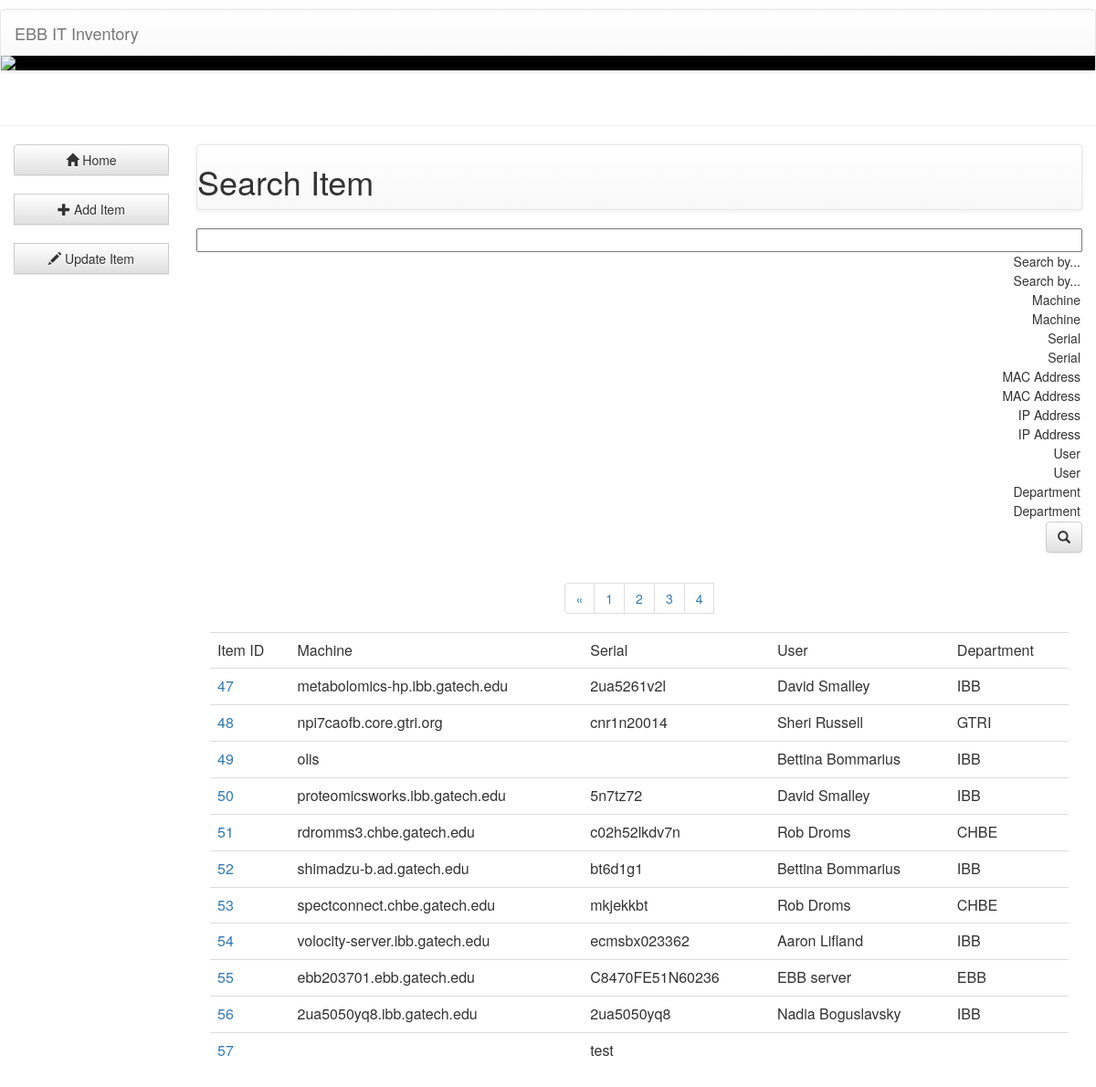
Page /itInventory/searchItem/?page=4 on the earlier database version.
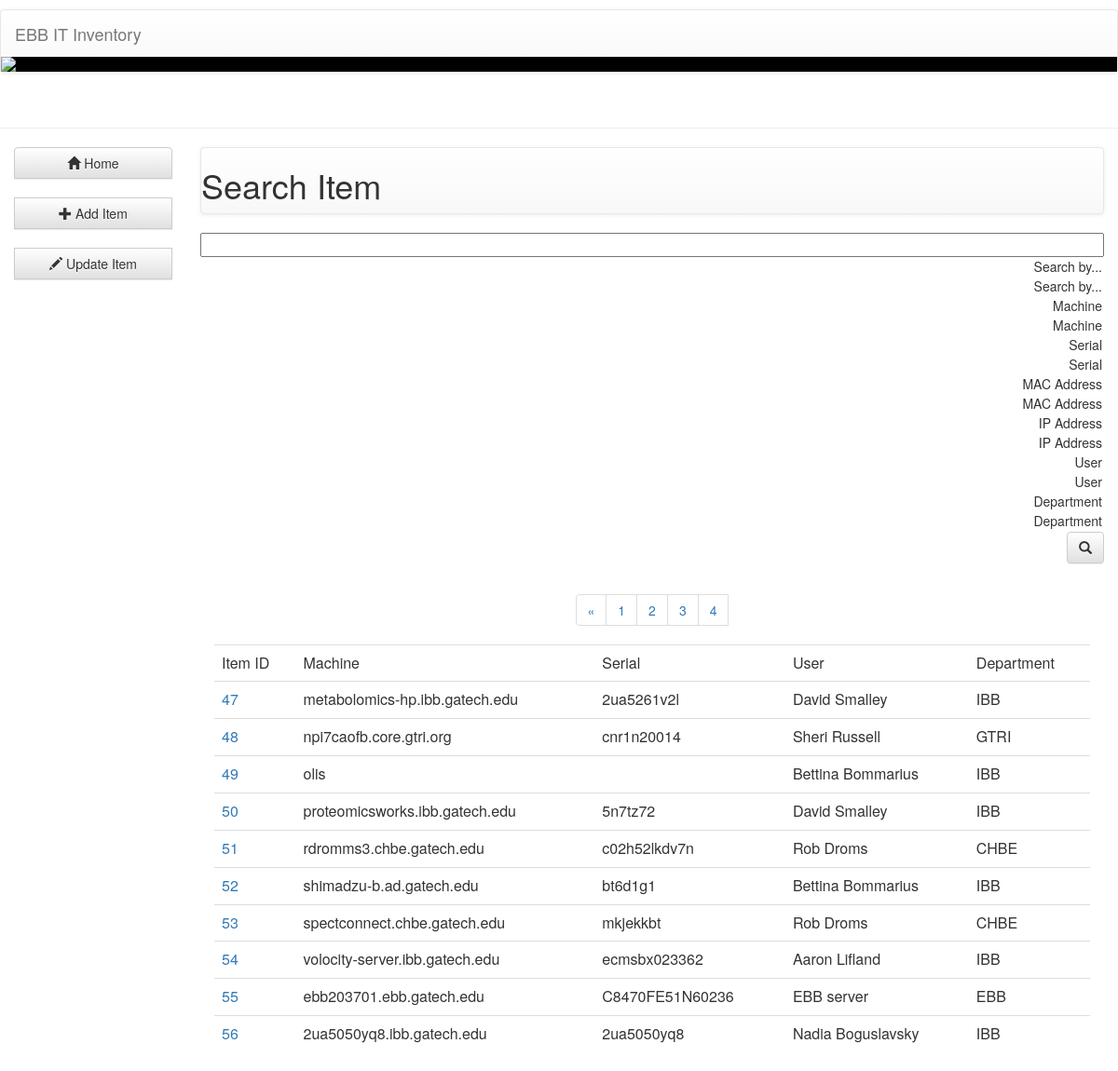
Same page on the later database version.
### itInventory/models.py (models this page shows, shortened)
class inventory(models.Model):
    machine = models.CharField(max_length=100, default="Not Specified")
    room = models.CharField(max_length=100, default="Not Specified")
    mac = models.CharField(max_length=100, default="Not Specified", unique=True)
    ip = models.CharField(max_length=100, default="Not Specified")
    vlan = models.CharField(max_length=100, default="Not Specified")
    manufacturer = models.CharField(max_length=100, default="Not Specified")
    model = models.CharField(max_length=100, default="Not Specified")
    serial = models.CharField(max_length=100, default="Not Specified", unique=True)
    user = models.CharField(max_length=100, default="Not Specified")
    os = models.CharField(max_length=100, default="Not Specified")
    department = models.CharField(max_length=100, default="Not Specified")
    sponsor = models.CharField(max_length=100, default="Not Specified")
    notes = models.CharField(max_length=100, default="Not Specified")
    added = models.DateTimeField(auto_now_add=True)
    updated = models.DateTimeField(auto_now=True)

### itInventory/views.py (the view)
def searchItem(request):
    a = inventory.objects.all()
    paginator = Paginator(a, 15)  # Show 25 contacts per page
    page = request.GET.get('page')
    try:
        c = paginator.page(page)
    except PageNotAnInteger:
        c = paginator.page(1)
    except EmptyPage:
        c = paginator.page(paginator.num_pages)
    init_form = searchForm()
    if request.method == 'POST':
        form = searchForm(request.POST)
        if form.is_valid():
            data = urlencode(form.cleaned_data)
            url = '/itInventory/queryInventory/?'+data
            return HttpResponseRedirect(url)
        else:
            form_errors = form.errors
            return render(request, 'itInventory/searchItem.html', {'form': form, 'form_errors': form_errors, 'a': c, 'loop':paginator.num_pages})
    else:
        form = searchForm()
    return render(request, "itInventory/searchItem.html", {'form': init_form, 'a': c, 'loop':paginator.num_pages})

### itInventory/forms.py
class searchForm(forms.Form):
    CHOICES=[('', 'Search by...'),('Machine','Machine'),('Serial','Serial'), ('MAC Address', 'MAC Address'), ('IP Address','IP Address'), ('User', 'User'), ('Department', 'Department')]
    search = forms.CharField(label='Search', max_length=200, required=True, error_messages={'required': 'Please enter a search term.'})
    choices = forms.ChoiceField(label="Search By", choices=CHOICES, required=True, error_messages={'required': 'Please select an option.'})
    class Meta:
        model = inventory
        widgets = {
            'search': forms.Textarea(attrs={'cols':20})
        }

### itInventory/templates/itInventory/searchItem.html (shortened to what this page needs)
{% load staticfiles %}
<link rel="stylesheet" type="text/css" href="//cdn.datatables.net/1.10.12/css/jquery.dataTables.css">
<link rel="stylesheet" href="https://maxcdn.bootstrapcdn.com/bootstrap/3.3.6/css/bootstrap.min.css">
<link rel="stylesheet" href="https://maxcdn.bootstrapcdn.com/bootstrap/3.3.6/css/bootstrap-theme.min.css">
<div class="page-header" style="position: relative;">
    <nav class="navbar navbar-default" style="top: -30px; ">
        <div class="container-fluid">
            <div class="navbar-header">
                <a class="navbar-brand" href="/itInventory/">EBB IT Inventory</a>
            </div>
        </div><div class="container-fluid">
        <div class="row" style="background-color: black">
            <img src="http://s32.postimg.org/o736umxqt/banner.jpg" class="img-responsive"  />
        </div>
    </div>
    </nav>
</div>
<div class="container-fluid">
    <div class="row">
        <div class="col-sm-2">
            <div class="btn-group-vertical btn-block" role="group" aria-label="...">
                <button onclick="location.href='/itInventory/';" type="submit" class="btn btn-default"><i class="glyphicon glyphicon-home"></i> Home</button>
                <br>
                <button onclick="location.href='/itInventory/addItem';" type="submit" class="btn btn-default"><i class="glyphicon glyphicon-plus"></i> Add Item</button>
                <br>
                <button onclick="location.href='/itInventory/searchItem';" type="submit" class="btn btn-default"><i class="glyphicon glyphicon-pencil"></i> Update Item</button>
                <br>
            </div>
        </div>
        <div class="col-sm-10">
            <nav class="navbar navbar-default">
                <h1>Search Item</h1>
            </nav>
            <form action="/itInventory/searchItem/" method="post" role="search" style="width: 100%">
                <div class="dropdown" style="text-align: right">
                    {{ form.search }}
                    {% for field in form.choices %}
                        {{ field.tag }}{{ field }}
                    {% endfor %}
                    <button type="submit" class="btn btn-default glyphicon glyphicon-search" style="align"></button>
                </div>
            </form>
            <div class="col-sm-12" align="center">
                <nav>
                    <ul class="pagination">
                        <li>
                            {% if a.has_previous %}
                                <a href="?page={{ a.previous_page_number }}" aria-label="Previous">
                                    <span aria-hidden="true">&laquo;</span>
                                </a>
                            {% endif %}
                        </li>
                        {% for i in a.paginator.page_range %}
                            <li><a href="?page={{ i }}">{{ i }}</a></li>
                        {% endfor %}
                    </ul>
                </nav>
            </div>
            <div class="col-sm-12">
                <table class="table" id="inventory">
                    <tr>
                        <td>Item ID</td>
                        <td>Machine</td>
                        <td>Serial</td>
                        <td>User</td>
                        <td>Department</td>
                    </tr>
                    {% for item in a %}
                        <tr>
                            <td><a href="/itInventory/itemDetail/{{ item.id }}">{{ item.id }}</a></td>
                            <td>{{ item.machine }}</td>
                            <td>{{ item.serial }}</td>
                            <td>{{ item.user }}</td>
                            <td>{{ item.department }}</td>
                        </tr>
                    {% endfor %}
                </table>
            </div>
        </div>
    </div>
</div>

Differences in the rows shown:
removed inventory: id "57", serial "test"
